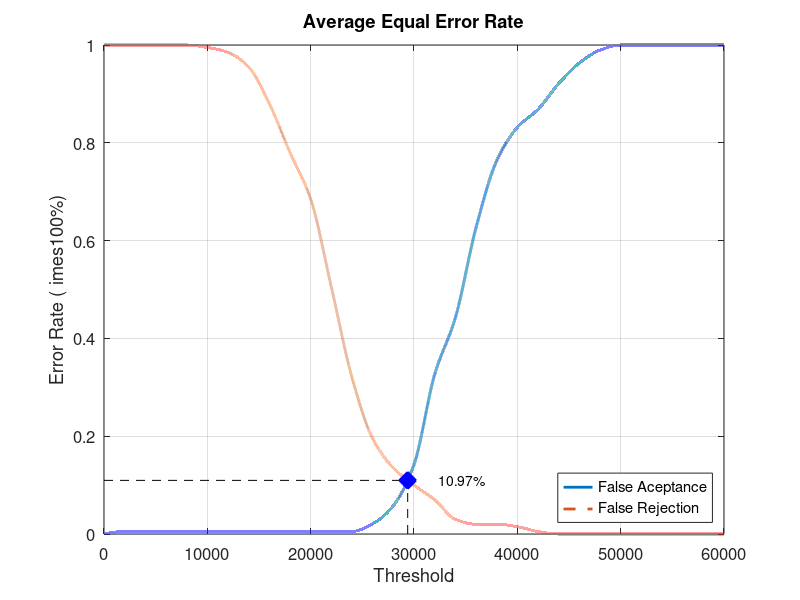
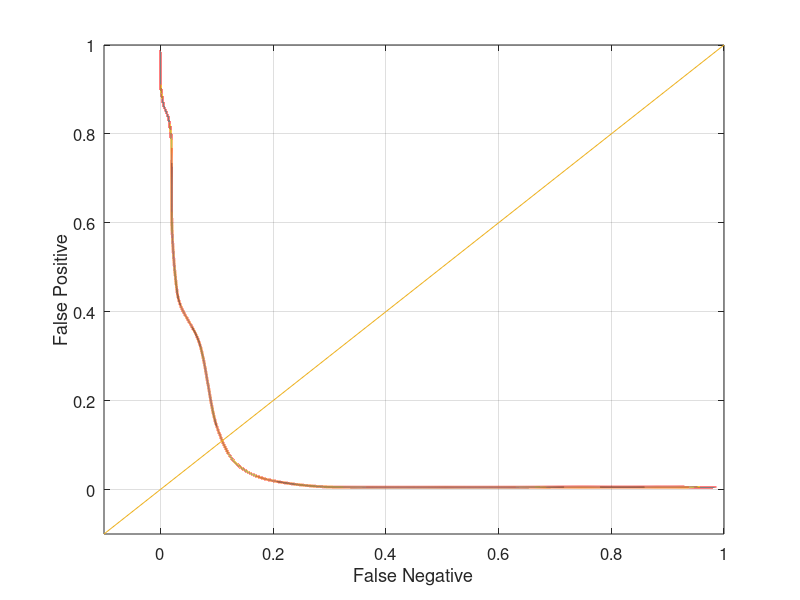

These charts were generated, in order, by the following MATLAB code:
close all;
clear;
clc;
x = 0:2000:60000;
xq = 0:0.5:60000;

y0 = [0 0.00526316 0.00526316 0.00526316 0.00526316 0.00526316 0.00526316 0.00526316 0.00526316 0.00526316 0.00526316 0.00526316 0.00526316 0.0210526 0.0578947 0.142105 0.326316 0.442105 0.626316 0.763158 0.831579 0.868421 0.921053 0.963158 0.989474 1 1 1 1 1 1]
yy0 = interp1(x, y0, xq, 'pchip');
y1 = [1 1 1 1 1 0.995 0.985 0.955 0.88 0.78 0.685 0.505 0.32 0.195 0.135 0.1 0.07 0.03 0.02 0.02 0.015 0.005 0 0 0 0 0 0 0 0 0]
yy1 = interp1(x, y1, xq, 'pchip');

% Calculating EER: 
y2 = abs(y0 - y1);
find(y2 == min(y2))
yy2 = abs(yy0 - yy1);
xEER = find(yy2 == min(yy2));
xEERIndex = xq(xEER) % X-axis EER
yEER = yy0(xEER) % Y-axis EER

main = figure
plot(xq, yy0,'-','LineWidth', 2);	hold on
plot(xq, yy1,'--','LineWidth', 2);	hold on
plot([xEERIndex xEERIndex], [0 yEER], 'k--');	hold on
plot([0 xEERIndex], [yEER yEER], 'k--');	hold on
plot(xEERIndex, yEER, 'bx', 'LineWidth', 10);	hold on
text(xEERIndex + 10 * xEERIndex / 100, yEER, [num2str(round((10000 * yEER)) / 100) '%'])
legend('False Aceptance', 'False Rejection', 'Location', 'SouthEast')
xlabel('Threshold')
ylabel('Error Rate (	imes100%)')
title('Average Equal Error Rate')
set(gca, 'FontSize', 12)
axis([0 60000 0 1])
grid on

print(main, 'Database2_2Main', '-dpng');
FNRxFPR = figure('Color', [1 1 1]);
plot(yy1, yy0, '-', yy1, yy0, 'LineWidth', 2);
hold on
y = -0.1:0.1:1
plot(y, y); 
set(gca, 'FontSize', 12)
xlabel('False Negative')
ylabel('False Positive')
axis([-0.1 1 -0.1 1])
set(gca, 'FontSize', 12)
grid on

print(FNRxFPR, 'Database2_2FNRxFPR','-dpng');
